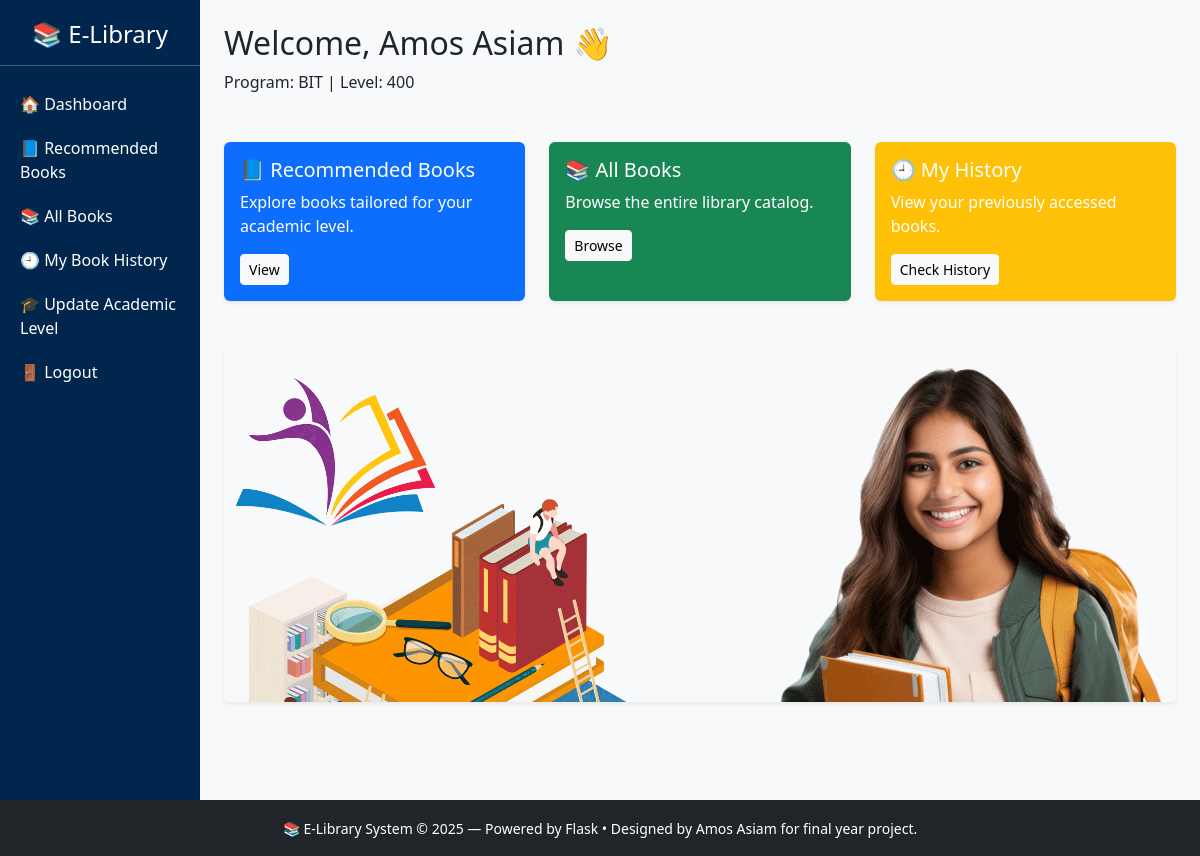
/dashboard (signed in), run on an earlier commit of the app's database.
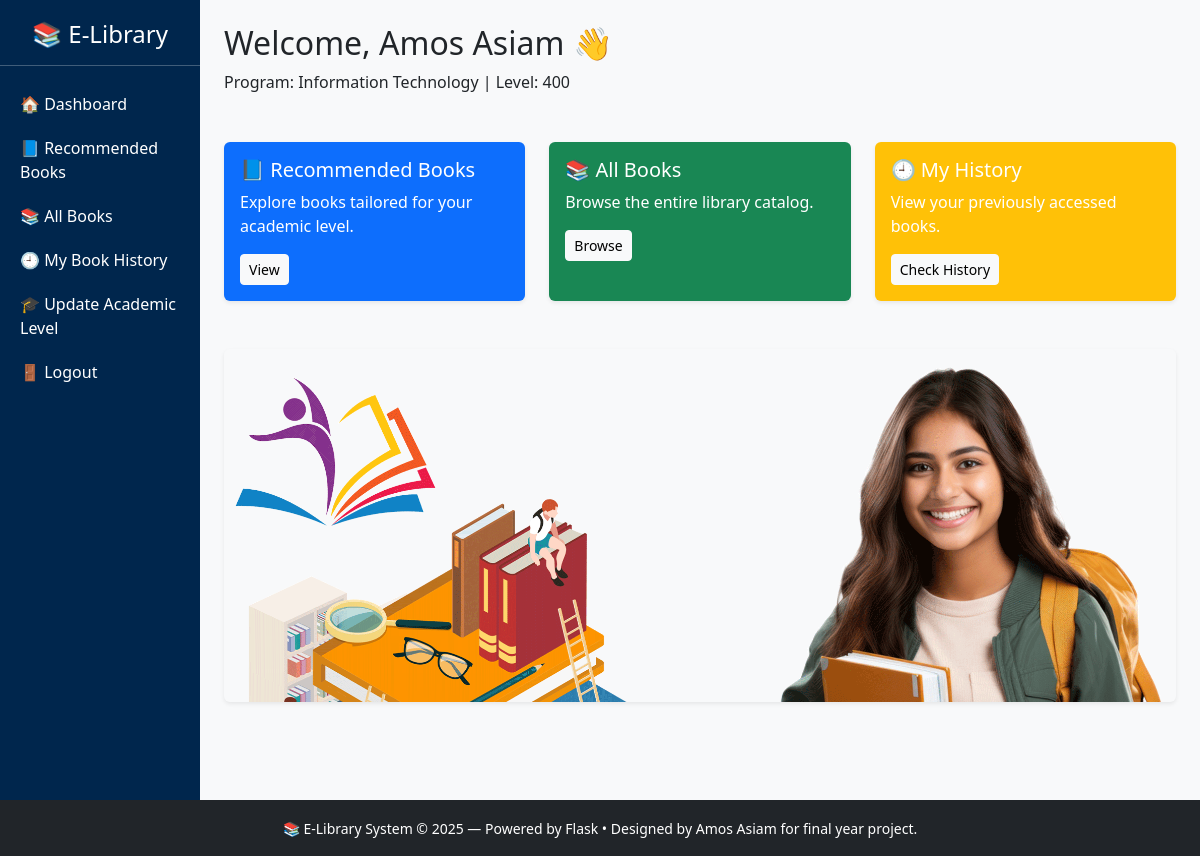
And on a later commit of the database.
### app.py (models this page shows)
class User(db.Model, UserMixin):
    id = db.Column(db.Integer, primary_key=True)
    name = db.Column(db.String(100), nullable=False)
    email = db.Column(db.String(100), unique=True, nullable=False)
    password = db.Column(db.String(200), nullable=False)
    role = db.Column(db.String(20), default='student')
    program = db.Column(db.String(100), nullable=True)
    level = db.Column(db.String(10), nullable=True)

### app.py (the view)
@app.route('/dashboard')
@login_required
def dashboard():
    if current_user.role == 'admin':
        return render_template('admin_dashboard.html', user=current_user)
    elif current_user.role == 'student':
        return render_template('student_dashboard.html', user=current_user)
    elif current_user.role == 'lecturer':
        return redirect(url_for('lecturer_dashboard'))
    else:
        return "Unknown role"

### app.py (called while the page is built)
@login_manager.user_loader
def load_user(user_id):
    return User.query.get(int(user_id))

@app.context_processor
def inject_now():
    return {'current_year': datetime.now().year}

### templates/student_dashboard.html (shortened to what this page needs)
{% extends "layout.html" %}
{% block sidebar %}
  <a href="/dashboard">🏠 Dashboard</a>
  <a href="/books">📘 Recommended Books</a>
  <a href="/library">📚 All Books</a>
  <a href="/history">🕘 My Book History</a>
  <a href="/update-level">🎓 Update Academic Level</a>
  <a href="/logout">🚪 Logout</a>
{% endblock %}
{% block content %}
  <h2>Welcome, {{ user.name }} 👋</h2>
  <p>Program: {{ user.program }} | Level: {{ user.level }}</p>
  <div class="row row-cols-1 row-cols-md-3 g-4 mt-4">
    <div class="col">
      <div class="card border-0 shadow-sm h-100 text-white bg-primary">
        <div class="card-body">
          <h5 class="card-title">📘 Recommended Books</h5>
          <p class="card-text">Explore books tailored for your academic level.</p>
          <a href="/books" class="btn btn-light btn-sm">View</a>
        </div>
      </div>
    </div>
    <div class="col">
      <div class="card border-0 shadow-sm h-100 text-white bg-success">
        <div class="card-body">
          <h5 class="card-title">📚 All Books</h5>
          <p class="card-text">Browse the entire library catalog.</p>
          <a href="/library" class="btn btn-light btn-sm">Browse</a>
        </div>
      </div>
    </div>
    <div class="col">
      <div class="card border-0 shadow-sm h-100 text-white bg-warning">
        <div class="card-body">
          <h5 class="card-title">🕘 My History</h5>
          <p class="card-text">View your previously accessed books.</p>
          <a href="/history" class="btn btn-light btn-sm">Check History</a>
        </div>
      </div>
    </div>
  </div>
  <div class="mt-5">
  <img src="{{ url_for('static', filename='img/libbrary.png') }}"
       alt="Library Illustration"
       class="img-fluid rounded shadow-sm w-100"
       style="max-height: 400px; object-fit: cover;">
</div>
{% endblock %}

### templates/layout.html (shortened to what this page needs)
<!DOCTYPE html>
<html lang="en">
<head>
  <link href="https://cdn.jsdelivr.net/npm/bootstrap@5.3.0/dist/css/bootstrap.min.css" rel="stylesheet">
  <link href="https://cdn.jsdelivr.net/npm/bootstrap-icons/font/bootstrap-icons.css" rel="stylesheet">
</head>
<body class="d-flex flex-column min-vh-100">
  <div class="row g-0">
    <div class="col-md-2 sidebar">
      <h4 class="text-center">📚 E-Library</h4>
      <hr>
      {% block sidebar %}{% endblock %}
    </div>
    <div class="col-md-10 p-4">
      {% block content %}{% endblock %}
    </div>
  </div>
<footer class="bg-dark text-white text-center py-3 mt-auto">
  <div class="container">
    <small>
      📚 E-Library System &copy; {{ current_year }} — Powered by Flask • Designed by Amos Asiam for final year project.
    </small>
  </div>
</footer>
</body>
</html>

### templates/layout.html (style rules this page uses)
body { background-color: #f8f9fa; }
.sidebar { height: 100vh; background-color: #00264d; padding-top: 20px; color: white; }
.sidebar a { color: white; text-decoration: none; display: block; padding: 10px 20px; }

What changed in the data, as far as the page shows it:
changed User "Amos Asiam": program "BIT" → "Information Technology"
